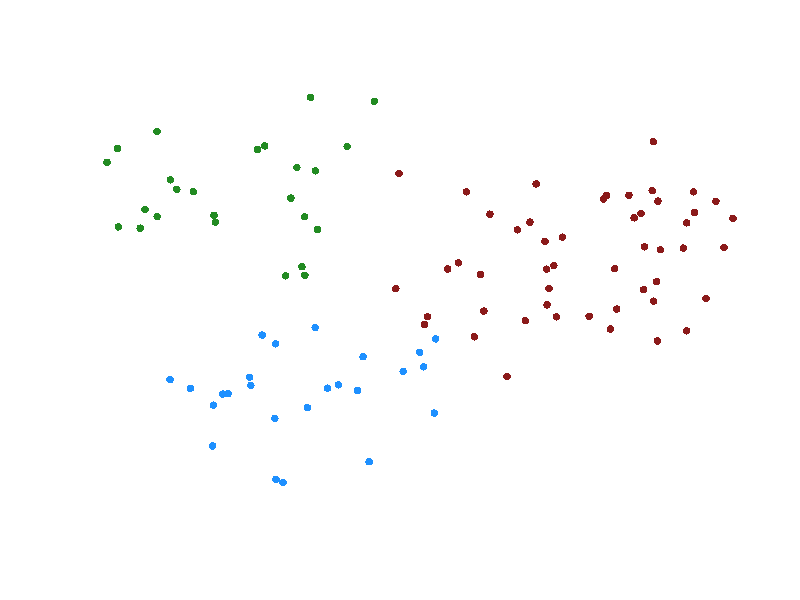
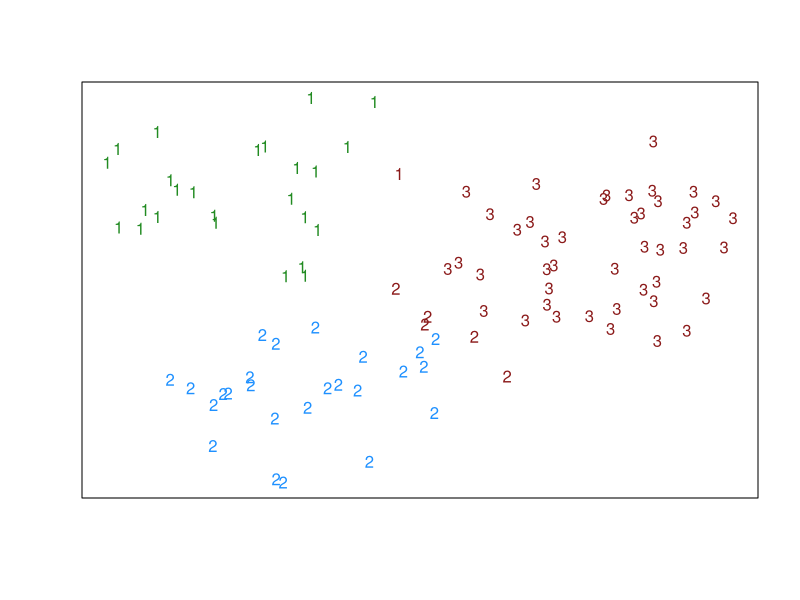
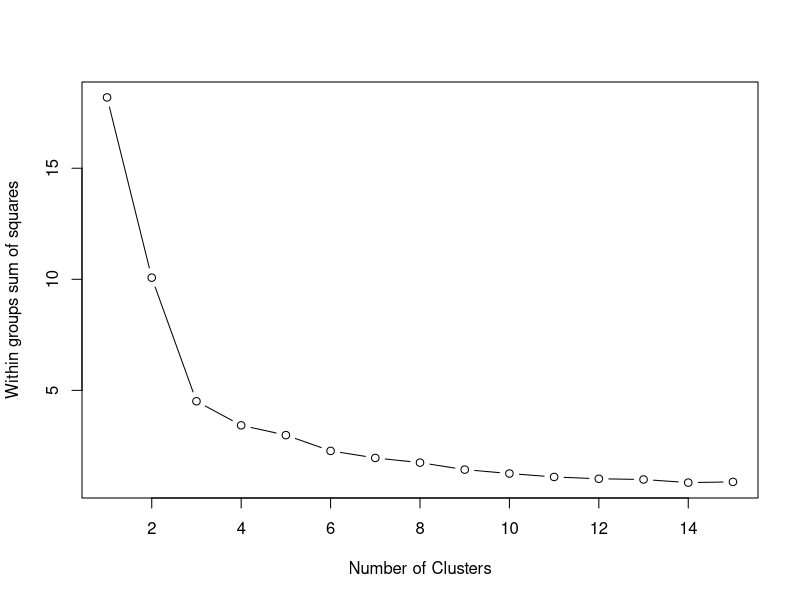
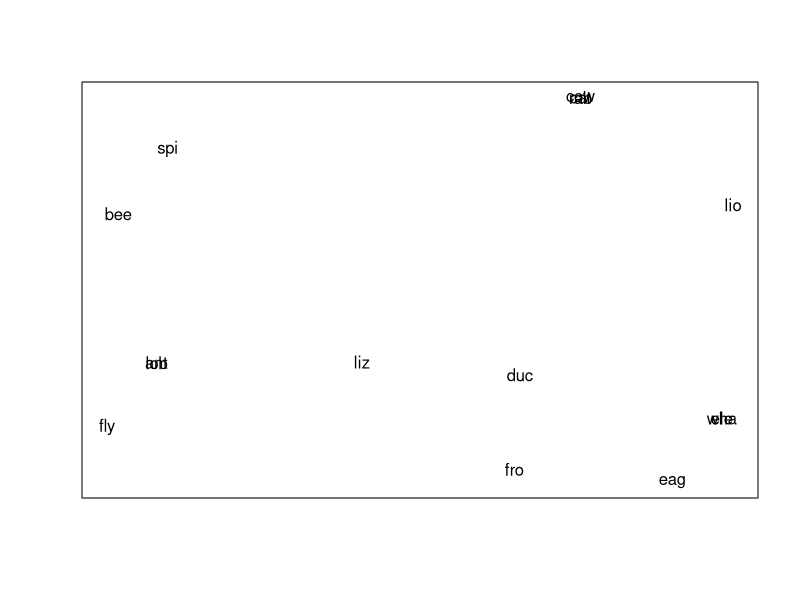
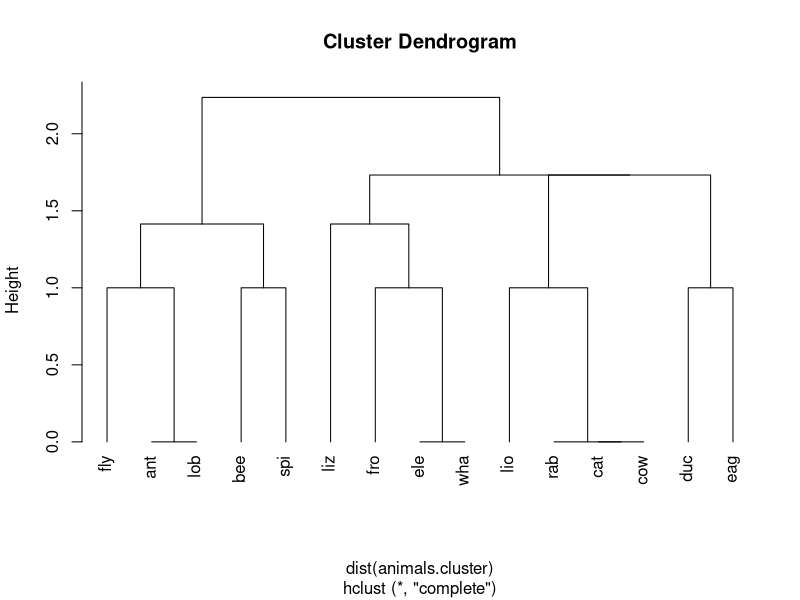

Write R code to recreate these figures, in order.
## Clustering Code
library(mnormt) # for rmnorm

## Simulate data from three clusters
set.seed(10)
cluster1 <- rmnorm(n=25,mean=c(.3,.2), varcov=diag(2)*.025)
cluster2 <- rmnorm(n=25,mean=c(.15,.75),varcov=diag(2)*.025)
cluster3 <- rmnorm(n=50, mean=c(.75,.6),varcov=diag(2)*.03)
combined <- rbind(cluster1,cluster2,cluster3)
plot(combined,type='n',axes=F,xlab='', ylab='')
points(cluster1,pch=16,col='dodgerblue')
points(cluster2,pch=16,col='forestgreen')
points(cluster3,pch=16,col='firebrick4')

## k-means clustering
?kmeans
km <- kmeans(combined, 3)
km
plot(combined,type='n',axes=F, xlab='',ylab='')
box()
# Plot points: color is from simulated cluster (truth) and number
#              is assigned cluster.
points(combined,pch=as.character(km$cluster), col=c(rep('dodgerblue',25),rep('forestgreen',25),rep('firebrick4',50)))

# Scree plot
## Evaluate within cluster sum of squares for 1 to 15 clusters
wss <- rep(0,15)
for (i in 1:15) wss[i] <- sum(kmeans(combined,centers=i)$withinss)
plot(1:15, wss, type="b", xlab="Number of Clusters", ylab="Within groups sum of squares")


## Hierarchical Clustering
## Use animal dataset
animals <- cluster::animals
colnames(animals) <- c("warm-blooded", 
                       "can fly",
                       "vertebrate",
                       "endangered",
                       "live in groups",
                       "have hair")
# Delete a few variables and clean up data
animals.cluster <- animals[,-(5)]
animals.cluster <- animals.cluster[-c(4,5,12,16,18),]
animals.cluster[10,4] <- 2
animals.cluster[14,4] <- 1

# Distance calculations and MDS
d <- dist(animals.cluster) 
?cmdscale

fit <- cmdscale(d, k=2) 

plot(fit[,1], fit[,2], xlab="", ylab="",   main="",	type="n",axes=F)
box()
text(fit[,1], fit[,2], labels = row.names(animals.cluster), cex=1)

# Hierarchical Clustering
?hclust
# complete: maximum difference between elements in clusters
# single: minimum difference
hc <- hclust(dist(animals.cluster))
plot(hc, hang=-1)

# obtaining cluster assignments
cutree(hc, 4)
